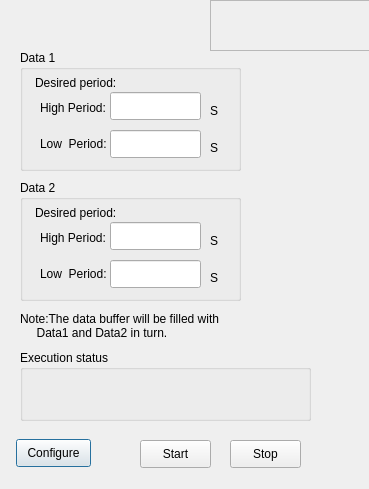
<?xml version="1.0" encoding="UTF-8"?>
<ui version="4.0">
 <class>BufferedPWMOutputClass</class>
 <widget class="QDialog" name="BufferedPWMOutputClass">
  <property name="geometry">
   <rect>
    <x>0</x>
    <y>0</y>
    <width>369</width>
    <height>489</height>
   </rect>
  </property>
  <property name="sizePolicy">
   <sizepolicy hsizetype="Fixed" vsizetype="Fixed">
    <horstretch>0</horstretch>
    <verstretch>0</verstretch>
   </sizepolicy>
  </property>
  <property name="windowTitle">
   <string>Buffered PWM Output</string>
  </property>
  <widget class="QFrame" name="bkgrndImage">
   <property name="geometry">
    <rect>
     <x>210</x>
     <y>0</y>
     <width>161</width>
     <height>51</height>
    </rect>
   </property>
   <property name="sizePolicy">
    <sizepolicy hsizetype="Fixed" vsizetype="Fixed">
     <horstretch>0</horstretch>
     <verstretch>0</verstretch>
    </sizepolicy>
   </property>
   <property name="frameShape">
    <enum>QFrame::StyledPanel</enum>
   </property>
   <property name="frameShadow">
    <enum>QFrame::Raised</enum>
   </property>
  </widget>
  <widget class="QGroupBox" name="groupBox">
   <property name="geometry">
    <rect>
     <x>20</x>
     <y>350</y>
     <width>291</width>
     <height>71</height>
    </rect>
   </property>
   <property name="autoFillBackground">
    <bool>true</bool>
   </property>
   <property name="title">
    <string>Execution status</string>
   </property>
   <widget class="QLabel" name="ExecutionStatus">
    <property name="geometry">
     <rect>
      <x>20</x>
      <y>30</y>
      <width>241</width>
      <height>31</height>
     </rect>
    </property>
    <property name="text">
     <string/>
    </property>
   </widget>
  </widget>
  <widget class="QPushButton" name="btnConfig">
   <property name="geometry">
    <rect>
     <x>16</x>
     <y>439</y>
     <width>75</width>
     <height>28</height>
    </rect>
   </property>
   <property name="text">
    <string>Configure</string>
   </property>
  </widget>
  <widget class="QPushButton" name="btnStart">
   <property name="geometry">
    <rect>
     <x>140</x>
     <y>440</y>
     <width>71</width>
     <height>28</height>
    </rect>
   </property>
   <property name="text">
    <string>Start</string>
   </property>
  </widget>
  <widget class="QPushButton" name="btnStop">
   <property name="geometry">
    <rect>
     <x>230</x>
     <y>440</y>
     <width>71</width>
     <height>28</height>
    </rect>
   </property>
   <property name="text">
    <string>Stop</string>
   </property>
  </widget>
  <widget class="QGroupBox" name="groupBox_2">
   <property name="geometry">
    <rect>
     <x>20</x>
     <y>50</y>
     <width>221</width>
     <height>121</height>
    </rect>
   </property>
   <property name="title">
    <string>Data 1</string>
   </property>
   <widget class="QLineEdit" name="data1_loPeriodEditor">
    <property name="geometry">
     <rect>
      <x>90</x>
      <y>80</y>
      <width>91</width>
      <height>28</height>
     </rect>
    </property>
    <property name="sizePolicy">
     <sizepolicy hsizetype="Preferred" vsizetype="Fixed">
      <horstretch>0</horstretch>
      <verstretch>0</verstretch>
     </sizepolicy>
    </property>
   </widget>
   <widget class="QLabel" name="label_3">
    <property name="geometry">
     <rect>
      <x>20</x>
      <y>84</y>
      <width>71</width>
      <height>20</height>
     </rect>
    </property>
    <property name="sizePolicy">
     <sizepolicy hsizetype="Fixed" vsizetype="Fixed">
      <horstretch>0</horstretch>
      <verstretch>0</verstretch>
     </sizepolicy>
    </property>
    <property name="text">
     <string>Low  Period:</string>
    </property>
   </widget>
   <widget class="QLabel" name="label_2">
    <property name="geometry">
     <rect>
      <x>20</x>
      <y>48</y>
      <width>71</width>
      <height>20</height>
     </rect>
    </property>
    <property name="sizePolicy">
     <sizepolicy hsizetype="Fixed" vsizetype="Fixed">
      <horstretch>0</horstretch>
      <verstretch>0</verstretch>
     </sizepolicy>
    </property>
    <property name="text">
     <string>High Period:</string>
    </property>
   </widget>
   <widget class="QLabel" name="label">
    <property name="geometry">
     <rect>
      <x>15</x>
      <y>25</y>
      <width>91</width>
      <height>16</height>
     </rect>
    </property>
    <property name="sizePolicy">
     <sizepolicy hsizetype="Fixed" vsizetype="Fixed">
      <horstretch>0</horstretch>
      <verstretch>0</verstretch>
     </sizepolicy>
    </property>
    <property name="text">
     <string>Desired period:</string>
    </property>
   </widget>
   <widget class="QLineEdit" name="data1_hiPeriodEditor">
    <property name="geometry">
     <rect>
      <x>90</x>
      <y>42</y>
      <width>91</width>
      <height>28</height>
     </rect>
    </property>
    <property name="sizePolicy">
     <sizepolicy hsizetype="Preferred" vsizetype="Fixed">
      <horstretch>0</horstretch>
      <verstretch>0</verstretch>
     </sizepolicy>
    </property>
   </widget>
   <widget class="QLabel" name="label_5">
    <property name="geometry">
     <rect>
      <x>190</x>
      <y>90</y>
      <width>16</width>
      <height>16</height>
     </rect>
    </property>
    <property name="sizePolicy">
     <sizepolicy hsizetype="Fixed" vsizetype="Fixed">
      <horstretch>0</horstretch>
      <verstretch>0</verstretch>
     </sizepolicy>
    </property>
    <property name="text">
     <string>S</string>
    </property>
   </widget>
   <widget class="QLabel" name="label_4">
    <property name="geometry">
     <rect>
      <x>190</x>
      <y>53</y>
      <width>16</width>
      <height>16</height>
     </rect>
    </property>
    <property name="sizePolicy">
     <sizepolicy hsizetype="Fixed" vsizetype="Fixed">
      <horstretch>0</horstretch>
      <verstretch>0</verstretch>
     </sizepolicy>
    </property>
    <property name="text">
     <string>S</string>
    </property>
   </widget>
  </widget>
  <widget class="QGroupBox" name="groupBox_3">
   <property name="geometry">
    <rect>
     <x>20</x>
     <y>180</y>
     <width>221</width>
     <height>121</height>
    </rect>
   </property>
   <property name="title">
    <string>Data 2</string>
   </property>
   <widget class="QLineEdit" name="data2_loPeriodEditor">
    <property name="geometry">
     <rect>
      <x>90</x>
      <y>80</y>
      <width>91</width>
      <height>28</height>
     </rect>
    </property>
    <property name="sizePolicy">
     <sizepolicy hsizetype="Preferred" vsizetype="Fixed">
      <horstretch>0</horstretch>
      <verstretch>0</verstretch>
     </sizepolicy>
    </property>
   </widget>
   <widget class="QLabel" name="label_11">
    <property name="geometry">
     <rect>
      <x>20</x>
      <y>84</y>
      <width>71</width>
      <height>20</height>
     </rect>
    </property>
    <property name="sizePolicy">
     <sizepolicy hsizetype="Fixed" vsizetype="Fixed">
      <horstretch>0</horstretch>
      <verstretch>0</verstretch>
     </sizepolicy>
    </property>
    <property name="text">
     <string>Low  Period:</string>
    </property>
   </widget>
   <widget class="QLabel" name="label_12">
    <property name="geometry">
     <rect>
      <x>20</x>
      <y>48</y>
      <width>71</width>
      <height>20</height>
     </rect>
    </property>
    <property name="sizePolicy">
     <sizepolicy hsizetype="Fixed" vsizetype="Fixed">
      <horstretch>0</horstretch>
      <verstretch>0</verstretch>
     </sizepolicy>
    </property>
    <property name="text">
     <string>High Period:</string>
    </property>
   </widget>
   <widget class="QLabel" name="label_13">
    <property name="geometry">
     <rect>
      <x>15</x>
      <y>25</y>
      <width>91</width>
      <height>16</height>
     </rect>
    </property>
    <property name="sizePolicy">
     <sizepolicy hsizetype="Fixed" vsizetype="Fixed">
      <horstretch>0</horstretch>
      <verstretch>0</verstretch>
     </sizepolicy>
    </property>
    <property name="text">
     <string>Desired period:</string>
    </property>
   </widget>
   <widget class="QLineEdit" name="data2_hiPeriodEditor">
    <property name="geometry">
     <rect>
      <x>90</x>
      <y>42</y>
      <width>91</width>
      <height>28</height>
     </rect>
    </property>
    <property name="sizePolicy">
     <sizepolicy hsizetype="Preferred" vsizetype="Fixed">
      <horstretch>0</horstretch>
      <verstretch>0</verstretch>
     </sizepolicy>
    </property>
   </widget>
   <widget class="QLabel" name="label_14">
    <property name="geometry">
     <rect>
      <x>190</x>
      <y>90</y>
      <width>16</width>
      <height>16</height>
     </rect>
    </property>
    <property name="sizePolicy">
     <sizepolicy hsizetype="Fixed" vsizetype="Fixed">
      <horstretch>0</horstretch>
      <verstretch>0</verstretch>
     </sizepolicy>
    </property>
    <property name="text">
     <string>S</string>
    </property>
   </widget>
   <widget class="QLabel" name="label_15">
    <property name="geometry">
     <rect>
      <x>190</x>
      <y>53</y>
      <width>16</width>
      <height>16</height>
     </rect>
    </property>
    <property name="sizePolicy">
     <sizepolicy hsizetype="Fixed" vsizetype="Fixed">
      <horstretch>0</horstretch>
      <verstretch>0</verstretch>
     </sizepolicy>
    </property>
    <property name="text">
     <string>S</string>
    </property>
   </widget>
  </widget>
  <widget class="QLabel" name="label_6">
   <property name="geometry">
    <rect>
     <x>20</x>
     <y>300</y>
     <width>431</width>
     <height>51</height>
    </rect>
   </property>
   <property name="text">
    <string>Note:The data buffer will be filled with
     Data1 and Data2 in turn.</string>
   </property>
  </widget>
 </widget>
 <layoutdefault spacing="6" margin="11"/>
 <resources/>
 <connections/>
</ui>
